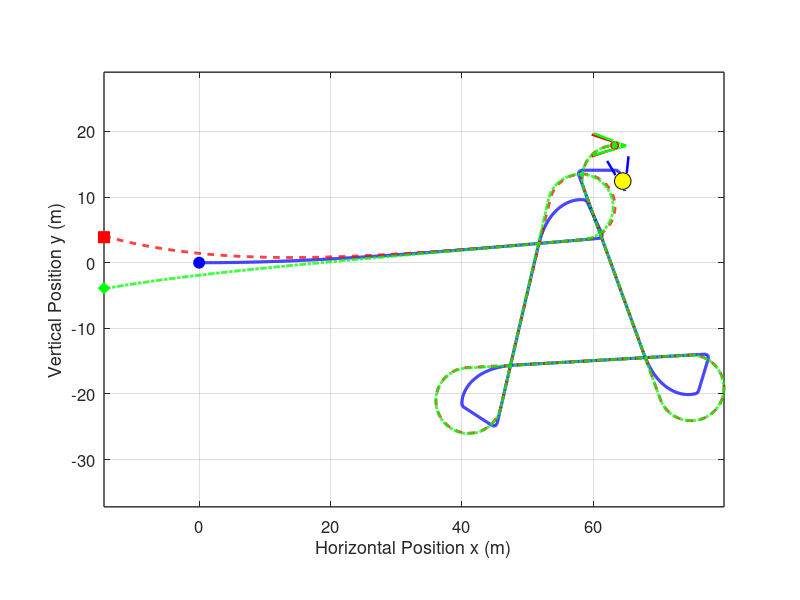

This figure's MATLAB source: (Note: this script raises an error after producing the figure.)
% strategy_2_realistic_radius.m
% Part 2: Cooperative Pair Hunting (Pure Pursuit + Lead Pursuit Pincer)
clear; clc; close all;
addpath(fileparts(mfilename('fullpath')));

%% 1. Model Parameters
v_p = 60 / 3.6;          % Pursuer speed (16.67 m/s)
v_e = 50 / 3.6;          % Evader speed (13.89 m/s)
R_p = 5.0;               % Pursuer min turning radius (m) - Realistic biological limit
R_e = 0.5;               % Evader min turning radius (m)

w_p_max = v_p / R_p;     % Max angular velocity of pursuer (3.33 rad/s)
w_e_max = v_e / R_e;     % Max angular velocity of evader (27.78 rad/s)

l_cap = 1.0;             % Capture radius (m)
r_det = 25.0;            % Initial detection distance (m) [15, 50]
r_jink = 2.5;            % Critical jink distance (m) - Set to optimal
tau_max = 0.6;           % Max look-ahead time for P2 lead pursuit (s)
T_max = 15.0;            % Raptor stamina limit (s)
dt = 0.005;              % Time step (s)
N = round(T_max / dt);
start_distances = [15, 20, 25, 30, 35];
flank_angles = deg2rad([15, 20, 25, 30, 35]);
strategy_root = fileparts(fileparts(mfilename('fullpath')));
plot_folder = fullfile(strategy_root, 'plots', 'realistic');
animation_folder = fullfile(strategy_root, 'animations', 'realistic');
if ~exist(plot_folder, 'dir')
    mkdir(plot_folder);
end
if ~exist(animation_folder, 'dir')
    mkdir(animation_folder);
end
final_capture_times = zeros(1, numel(start_distances));

for scenario = 1:5
r_det = start_distances(scenario);
%% 2. Initial Conditions (t = 0)
alpha = flank_angles(scenario);

% Preallocate state arrays
x_E  = zeros(1, N); y_E  = zeros(1, N); theta_E  = zeros(1, N);
x_P1 = zeros(1, N); y_P1 = zeros(1, N); theta_P1 = zeros(1, N);
x_P2 = zeros(1, N); y_P2 = zeros(1, N); theta_P2 = zeros(1, N);
d1 = zeros(1, N); d2 = zeros(1, N);
t_vec = (0:N-1) * dt;

% Evader starts at origin facing +x
x_E(1) = 0; y_E(1) = 0; theta_E(1) = 0;

% Pursuer 1 (Top/Left Flank) & Pursuer 2 (Bottom/Right Flank)
x_P1(1) = -r_det * cos(alpha);  y_P1(1) =  r_det * sin(alpha);  theta_P1(1) = 0;
x_P2(1) = -r_det * cos(-alpha); y_P2(1) =  r_det * sin(-alpha); theta_P2(1) = 0;

captured = false;
end_idx = N;

% Evasion state variables
is_jinking = false;
theta_target = 0;
optimal_angle = deg2rad(110); % Optimal inside cut angle found via sweep

%% 3. Time-Stepping Simulation Loop (Forward Euler)
for k = 1:N-1
    d1(k) = hypot(x_E(k) - x_P1(k), y_E(k) - y_P1(k));
    d2(k) = hypot(x_E(k) - x_P2(k), y_E(k) - y_P2(k));
    
    if min(d1(k), d2(k)) <= l_cap
        captured = true;
        end_idx = k;
        break;
    end
    
    % --- Pursuer 1 Control: Pure Pursuit (Direct Line-of-Sight) ---
    theta_LOS1 = atan2(y_E(k) - y_P1(k), x_E(k) - x_P1(k));
    dtheta_P1 = atan2(sin(theta_LOS1 - theta_P1(k)), cos(theta_LOS1 - theta_P1(k)));
    if abs(dtheta_P1) <= w_p_max * dt
        w_P1 = dtheta_P1 / dt;
    else
        w_P1 = w_p_max * sign(dtheta_P1);
    end
    
    % --- Pursuer 2 Control: Cooperative Lead Pursuit ---
    tau = min(tau_max, d2(k) / v_p);
    x_lead = x_E(k) + tau * v_e * cos(theta_E(k));
    y_lead = y_E(k) + tau * v_e * sin(theta_E(k));
    
    theta_LOS2 = atan2(y_lead - y_P2(k), x_lead - x_P2(k));
    dtheta_P2 = atan2(sin(theta_LOS2 - theta_P2(k)), cos(theta_LOS2 - theta_P2(k)));
    if abs(dtheta_P2) <= w_p_max * dt
        w_P2 = dtheta_P2 / dt;
    else
        w_P2 = w_p_max * sign(dtheta_P2);
    end
    
    % --- Evader Control (Inside Cut with Reset) ---
    if is_jinking && min(d1(k), d2(k)) > (r_jink + 1.5)
        is_jinking = false; % Reset to flee mode once raptor overshoots
    end

    if ~is_jinking && (d1(k) <= r_jink || d2(k) <= r_jink)
        is_jinking = true;
        if d1(k) <= d2(k)
            % Threat is P1. Inside cut 110 degrees relative to P1.
            theta_target = theta_LOS1 + optimal_angle; 
        else
            % Threat is P2. Inside cut 110 degrees relative to P2.
            theta_target = theta_LOS2 - optimal_angle; 
        end
    end

    if is_jinking
        dtheta_E = atan2(sin(theta_target - theta_E(k)), cos(theta_target - theta_E(k)));
        if abs(dtheta_E) <= w_e_max * dt
            w_E = dtheta_E / dt;
        else
            w_E = w_e_max * sign(dtheta_E);
        end
    else
        % When safe, flee along the threat bisector
        vx_threat = (x_E(k) - x_P1(k))/d1(k) + (x_E(k) - x_P2(k))/d2(k);
        vy_threat = (y_E(k) - y_P1(k))/d1(k) + (y_E(k) - y_P2(k))/d2(k);
        theta_flee = atan2(vy_threat, vx_threat);
        dtheta_E = atan2(sin(theta_flee - theta_E(k)), cos(theta_flee - theta_E(k)));
        if abs(dtheta_E) <= w_e_max * dt
            w_E = dtheta_E / dt;
        else
            w_E = w_e_max * sign(dtheta_E);
        end
    end
    
    % --- Euler Kinematic Updates ---
    x_P1(k+1) = x_P1(k) + v_p * cos(theta_P1(k)) * dt;
    y_P1(k+1) = y_P1(k) + v_p * sin(theta_P1(k)) * dt;
    theta_P1(k+1) = theta_P1(k) + w_P1 * dt;
    
    x_P2(k+1) = x_P2(k) + v_p * cos(theta_P2(k)) * dt;
    y_P2(k+1) = y_P2(k) + v_p * sin(theta_P2(k)) * dt;
    theta_P2(k+1) = theta_P2(k) + w_P2 * dt;
    
    x_E(k+1) = x_E(k) + v_e * cos(theta_E(k)) * dt;
    y_E(k+1) = y_E(k) + v_e * sin(theta_E(k)) * dt;
    theta_E(k+1) = theta_E(k) + w_E * dt;
end

d1(end_idx) = hypot(x_E(end_idx) - x_P1(end_idx), y_E(end_idx) - y_P1(end_idx));
d2(end_idx) = hypot(x_E(end_idx) - x_P2(end_idx), y_E(end_idx) - y_P2(end_idx));
final_capture_times(scenario) = t_vec(end_idx);

%% 4. Figure 1: Combined 2D Trajectory Plot (All 3 Players on Same Axis)
figure('Color', 'w', 'Position', [80, 80, 1050, 700]);
hold on; grid on; axis equal;

% Plot all 3 trajectories on the same axis
plot(x_E(1:end_idx),  y_E(1:end_idx),  'b-',  'LineWidth', 2.2, 'DisplayName', 'Evader (E)');
plot(x_P1(1:end_idx), y_P1(1:end_idx), 'r--', 'LineWidth', 2.0, 'DisplayName', 'Raptor 1 (P_1 - Pure Pursuit)');
plot(x_P2(1:end_idx), y_P2(1:end_idx), 'g-.', 'LineWidth', 2.0, 'DisplayName', 'Raptor 2 (P_2 - Lead Pursuit)');



% Plot Start Positions (t = 0)
plot(x_E(1),  y_E(1),  'bo', 'MarkerSize', 8, 'MarkerFaceColor', 'b', 'HandleVisibility', 'off');
plot(x_P1(1), y_P1(1), 'rs', 'MarkerSize', 8, 'MarkerFaceColor', 'r', 'HandleVisibility', 'off');
plot(x_P2(1), y_P2(1), 'gd', 'MarkerSize', 8, 'MarkerFaceColor', 'g', 'HandleVisibility', 'off');

% Plot Final/Capture Positions
plot(x_E(end_idx),  y_E(end_idx),  'ko', 'MarkerSize', 12, ...
    'MarkerFaceColor', 'y', 'DisplayName', 'Capture Point / End of Chase');
plot(x_P1(end_idx), y_P1(end_idx), 'ro', 'MarkerSize', 6, 'MarkerFaceColor', 'r', 'HandleVisibility', 'off');
plot(x_P2(end_idx), y_P2(end_idx), 'go', 'MarkerSize', 6, 'MarkerFaceColor', 'g', 'HandleVisibility', 'off');

% Plot Capture Radius Circle around Evader's Final Position
th_circ = linspace(0, 2*pi, 100);
plot(x_E(end_idx) + l_cap*cos(th_circ), y_E(end_idx) + l_cap*sin(th_circ), ...
    'm--', 'LineWidth', 2.2, 'DisplayName', 'Capture Radius (1.0 m)');

% Show each player's final heading as a single colored arrow.
quiver(x_E(end_idx), y_E(end_idx), cos(theta_E(end_idx)), sin(theta_E(end_idx)), ...
    1.5, 'b', 'LineWidth', 1.8, 'MaxHeadSize', 2, 'HandleVisibility', 'off');
quiver(x_P1(end_idx), y_P1(end_idx), cos(theta_P1(end_idx)), sin(theta_P1(end_idx)), ...
    1.5, 'r', 'LineWidth', 1.8, 'MaxHeadSize', 2, 'HandleVisibility', 'off');
quiver(x_P2(end_idx), y_P2(end_idx), cos(theta_P2(end_idx)), sin(theta_P2(end_idx)), ...
    1.5, 'g', 'LineWidth', 1.8, 'MaxHeadSize', 2, 'HandleVisibility', 'off');

set(gca, 'FontSize', 12, 'LineWidth', 1.0, 'Box', 'on');
xlabel('Horizontal Position x (m)', 'FontSize', 13);
ylabel('Vertical Position y (m)', 'FontSize', 13);
title(sprintf('Part 2: Pair Hunting Trajectories (r_{det} = %.0f m, t_{final} = %.2f s, Min Dist = %.2f m)', ...
    r_det, t_vec(end_idx), min([d1(1:end_idx), d2(1:end_idx)], [], 'all')), 'FontSize', 14);
legend('Location', 'best');
exportgraphics(gcf, fullfile(plot_folder, sprintf('scenario_%d_trajectory.png', scenario)), 'Resolution', 200);
create_trajectory_animation_2(t_vec(1:end_idx), x_E(1:end_idx), y_E(1:end_idx), ...
    theta_E(1:end_idx), x_P1(1:end_idx), y_P1(1:end_idx), theta_P1(1:end_idx), ...
    x_P2(1:end_idx), y_P2(1:end_idx), theta_P2(1:end_idx), r_det, l_cap, ...
    fullfile(animation_folder, sprintf('scenario_%d.mp4', scenario)));

%% 5. Figure 2: Separation Distance Plot
figure('Color', 'w', 'Position', [180, 120, 850, 550]);
hold on; grid on;
plot(t_vec(1:end_idx), d1(1:end_idx), 'r-', 'LineWidth', 1.8, 'DisplayName', 'd_1(t) (Raptor 1)');
plot(t_vec(1:end_idx), d2(1:end_idx), 'g-', 'LineWidth', 1.8, 'DisplayName', 'd_2(t) (Raptor 2)');
yline(l_cap, 'k--', 'Capture Threshold (l = 1.0 m)', 'LineWidth', 1.5, 'HandleVisibility', 'off');
yline(r_jink, 'b:', sprintf('Jink Trigger (r_{jink} = %.1f m)', r_jink), 'LineWidth', 1.5, 'HandleVisibility', 'off');
set(gca, 'FontSize', 12, 'LineWidth', 1.0, 'Box', 'on');
xlabel('Time t (s)', 'FontSize', 13);
ylabel('Distance to Prey (m)', 'FontSize', 13);
title(sprintf('Part 2: Pair Separation Distances vs. Time (t_{final} = %.2f s)', ...
    final_capture_times(scenario)), 'FontSize', 14);
legend('Location', 'southoutside', 'NumColumns', 2);
exportgraphics(gcf, fullfile(plot_folder, sprintf('scenario_%d_separation.png', scenario)), 'Resolution', 200);
close all;
end

%% 6. Jink-Distance Sweep: Capture Time Histogram
jink_distances = 1.0:0.25:8.0;
capture_times = zeros(5, numel(jink_distances));

for scenario = 1:5
    for j = 1:numel(jink_distances)
        capture_times(scenario, j) = simulate_capture_time( ...
            start_distances(scenario), flank_angles(scenario), ...
            jink_distances(j), v_p, v_e, R_p, R_e, l_cap, ...
            tau_max, T_max, dt);
    end
end

figure('Color', 'w', 'Position', [80, 80, 1200, 850]);
for scenario = 1:5
    subplot(3, 2, scenario);
    bar(jink_distances, capture_times(scenario, :), 1.0, ...
        'FaceColor', [0.25, 0.65, 0.35], 'EdgeColor', 'none');
    hold on; grid on;

    [max_capture_time, max_idx] = max(capture_times(scenario, :));
    plot(jink_distances(max_idx), max_capture_time, 'r^', ...
        'MarkerSize', 9, 'MarkerFaceColor', 'r');
    xline(jink_distances(max_idx), 'r--', 'LineWidth', 1.2);

    xlabel('Jink distance (m)');
    ylabel('Capture time (s)');
    title(sprintf('Scenario %d (r_{det} = %.0f m, t_{final} = %.2f s)', ...
        scenario, start_distances(scenario), final_capture_times(scenario)));
    legend('Capture time', sprintf('Maximum: %.2f m', jink_distances(max_idx)), ...
        'Location', 'best');
    set(gca, 'FontSize', 10, 'Box', 'on');
end

sgtitle('Strategy 2: Capture Time for a Range of Jink Distances (final times shown per scenario)');
exportgraphics(gcf, fullfile(plot_folder, 'jink_distance_capture_time.png'), ...
    'Resolution', 200);
close all;

fprintf('Strategy 2 maximum capture times by scenario:\n');
for scenario = 1:5
    [max_capture_time, max_idx] = max(capture_times(scenario, :));
    fprintf('  Scenario %d: %.2f m jink distance -> %.2f s capture time\n', ...
        scenario, jink_distances(max_idx), max_capture_time);
end

%% 7. Jink-Angle Sweep: Capture Time Histogram
angle_offsets = deg2rad(0:5:180);
angle_capture_times = zeros(5, numel(angle_offsets));

for scenario = 1:5
    for j = 1:numel(angle_offsets)
        angle_capture_times(scenario, j) = simulate_capture_time_angle( ...
            start_distances(scenario), flank_angles(scenario), r_jink, ...
            angle_offsets(j), v_p, v_e, R_p, R_e, l_cap, tau_max, ...
            T_max, dt);
    end
end

figure('Color', 'w', 'Position', [80, 80, 1200, 850]);
for scenario = 1:5
    subplot(3, 2, scenario);
    bar(rad2deg(angle_offsets), angle_capture_times(scenario, :), 1.0, ...
        'FaceColor', [0.75, 0.45, 0.20], 'EdgeColor', 'none');
    hold on; grid on;

    [max_capture_time, max_idx] = max(angle_capture_times(scenario, :));
    plot(rad2deg(angle_offsets(max_idx)), max_capture_time, 'r^', ...
        'MarkerSize', 9, 'MarkerFaceColor', 'r');
    xline(rad2deg(angle_offsets(max_idx)), 'r--', 'LineWidth', 1.2);

    xlabel('Jink angle offset (degrees)');
    ylabel('Capture time (s)');
    title(sprintf('Scenario %d (r_{det} = %.0f m, t_{final} = %.2f s)', ...
        scenario, start_distances(scenario), final_capture_times(scenario)));
    legend('Capture time', sprintf('Maximum: %.0f deg', ...
        rad2deg(angle_offsets(max_idx))), 'Location', 'best');
    set(gca, 'FontSize', 10, 'Box', 'on');
end

sgtitle(sprintf('Strategy 2: Capture Time by Jink Angle (r_{jink} = %.1f m)', ...
    r_jink));
exportgraphics(gcf, fullfile(plot_folder, 'jink_angle_capture_time.png'), ...
    'Resolution', 200);
close all;

fprintf('Strategy 2 maximum capture angles by scenario:\n');
for scenario = 1:5
    [max_capture_time, max_idx] = max(angle_capture_times(scenario, :));
    fprintf('  Scenario %d: %.0f degree angle -> %.2f s capture time\n', ...
        scenario, rad2deg(angle_offsets(max_idx)), max_capture_time);
end

function capture_time = simulate_capture_time(r_det, alpha, r_jink, ...
    v_p, v_e, R_p, R_e, l_cap, tau_max, T_max, dt)
    w_p_max = v_p / R_p;
    w_e_max = v_e / R_e;
    N = round(T_max / dt);

    x_E = 0; y_E = 0; theta_E = 0;
    x_P1 = -r_det * cos(alpha); y_P1 = r_det * sin(alpha); theta_P1 = 0;
    x_P2 = -r_det * cos(-alpha); y_P2 = r_det * sin(-alpha); theta_P2 = 0;
    capture_time = T_max;
    
    is_jinking = false;
    theta_target = 0;

    for k = 1:N-1
        d1 = hypot(x_E - x_P1, y_E - y_P1);
        d2 = hypot(x_E - x_P2, y_E - y_P2);
        if min(d1, d2) <= l_cap
            capture_time = (k - 1) * dt;
            return;
        end

        theta_LOS1 = atan2(y_E - y_P1, x_E - x_P1);
        dtheta_P1 = atan2(sin(theta_LOS1 - theta_P1), cos(theta_LOS1 - theta_P1));
        if abs(dtheta_P1) <= w_p_max * dt
            w_P1 = dtheta_P1 / dt;
        else
            w_P1 = w_p_max * sign(dtheta_P1);
        end

        tau = min(tau_max, d2 / v_p);
        x_lead = x_E + tau * v_e * cos(theta_E);
        y_lead = y_E + tau * v_e * sin(theta_E);
        theta_LOS2 = atan2(y_lead - y_P2, x_lead - x_P2);
        dtheta_P2 = atan2(sin(theta_LOS2 - theta_P2), cos(theta_LOS2 - theta_P2));
        if abs(dtheta_P2) <= w_p_max * dt
            w_P2 = dtheta_P2 / dt;
        else
            w_P2 = w_p_max * sign(dtheta_P2);
        end

        % --- Evader Control (Inside Cut with Reset) ---
        if is_jinking && min(d1, d2) > (r_jink + 1.5)
            is_jinking = false; % Reset when safe
        end

        if ~is_jinking && (d1 <= r_jink || d2 <= r_jink)
            is_jinking = true;
            if d1 <= d2
                % Threat is P1. Inside cut 110 degrees relative to P1.
                theta_target = theta_LOS1 + deg2rad(110); 
            else
                % Threat is P2. Inside cut 110 degrees relative to P2.
                theta_target = theta_LOS2 - deg2rad(110); 
            end
        end

        if is_jinking
            dtheta_E = atan2(sin(theta_target - theta_E), cos(theta_target - theta_E));
            if abs(dtheta_E) <= w_e_max * dt
                w_E = dtheta_E / dt;
            else
                w_E = w_e_max * sign(dtheta_E);
            end
        else
            vx_threat = (x_E - x_P1) / d1 + (x_E - x_P2) / d2;
            vy_threat = (y_E - y_P1) / d1 + (y_E - y_P2) / d2;
            theta_flee = atan2(vy_threat, vx_threat);
            dtheta_E = atan2(sin(theta_flee - theta_E), cos(theta_flee - theta_E));
            if abs(dtheta_E) <= w_e_max * dt
                w_E = dtheta_E / dt;
            else
                w_E = w_e_max * sign(dtheta_E);
            end
        end

        x_P1 = x_P1 + v_p * cos(theta_P1) * dt;
        y_P1 = y_P1 + v_p * sin(theta_P1) * dt;
        theta_P1 = theta_P1 + w_P1 * dt;
        x_P2 = x_P2 + v_p * cos(theta_P2) * dt;
        y_P2 = y_P2 + v_p * sin(theta_P2) * dt;
        theta_P2 = theta_P2 + w_P2 * dt;
        x_E = x_E + v_e * cos(theta_E) * dt;
        y_E = y_E + v_e * sin(theta_E) * dt;
        theta_E = theta_E + w_E * dt;
    end
end

function capture_time = simulate_capture_time_angle(r_det, alpha, r_jink, ...
    angle_offset, v_p, v_e, R_p, R_e, l_cap, tau_max, T_max, dt)
    w_p_max = v_p / R_p;
    w_e_max = v_e / R_e;
    N = round(T_max / dt);

    x_E = 0; y_E = 0; theta_E = 0;
    x_P1 = -r_det * cos(alpha); y_P1 = r_det * sin(alpha); theta_P1 = 0;
    x_P2 = -r_det * cos(-alpha); y_P2 = r_det * sin(-alpha); theta_P2 = 0;
    capture_time = T_max;
    
    is_jinking = false;
    theta_target = 0;

    for k = 1:N-1
        d1 = hypot(x_E - x_P1, y_E - y_P1);
        d2 = hypot(x_E - x_P2, y_E - y_P2);
        if min(d1, d2) <= l_cap
            capture_time = (k - 1) * dt;
            return;
        end

        theta_LOS1 = atan2(y_E - y_P1, x_E - x_P1);
        dtheta_P1 = atan2(sin(theta_LOS1 - theta_P1), cos(theta_LOS1 - theta_P1));
        if abs(dtheta_P1) <= w_p_max * dt
            w_P1 = dtheta_P1 / dt;
        else
            w_P1 = w_p_max * sign(dtheta_P1);
        end

        tau = min(tau_max, d2 / v_p);
        x_lead = x_E + tau * v_e * cos(theta_E);
        y_lead = y_E + tau * v_e * sin(theta_E);
        theta_LOS2 = atan2(y_lead - y_P2, x_lead - x_P2);
        dtheta_P2 = atan2(sin(theta_LOS2 - theta_P2), cos(theta_LOS2 - theta_P2));
        if abs(dtheta_P2) <= w_p_max * dt
            w_P2 = dtheta_P2 / dt;
        else
            w_P2 = w_p_max * sign(dtheta_P2);
        end

        % --- Evader Control (Angle Sweep with Reset) ---
        if is_jinking && min(d1, d2) > (r_jink + 1.5)
            is_jinking = false;
        end

        if ~is_jinking && (d1 <= r_jink || d2 <= r_jink)
            is_jinking = true;
            if d1 <= d2
                theta_target = theta_LOS1 + angle_offset;
            else
                theta_target = theta_LOS2 - angle_offset;
            end
        end

        if is_jinking
            dtheta_E = atan2(sin(theta_target - theta_E), cos(theta_target - theta_E));
            if abs(dtheta_E) <= w_e_max * dt
                w_E = dtheta_E / dt;
            else
                w_E = w_e_max * sign(dtheta_E);
            end
        else
            vx_threat = (x_E - x_P1) / d1 + (x_E - x_P2) / d2;
            vy_threat = (y_E - y_P1) / d1 + (y_E - y_P2) / d2;
            theta_flee = atan2(vy_threat, vx_threat);
            dtheta_E = atan2(sin(theta_flee - theta_E), cos(theta_flee - theta_E));
            if abs(dtheta_E) <= w_e_max * dt
                w_E = dtheta_E / dt;
            else
                w_E = w_e_max * sign(dtheta_E);
            end
        end

        x_P1 = x_P1 + v_p * cos(theta_P1) * dt;
        y_P1 = y_P1 + v_p * sin(theta_P1) * dt;
        theta_P1 = theta_P1 + w_P1 * dt;
        x_P2 = x_P2 + v_p * cos(theta_P2) * dt;
        y_P2 = y_P2 + v_p * sin(theta_P2) * dt;
        theta_P2 = theta_P2 + w_P2 * dt;
        x_E = x_E + v_e * cos(theta_E) * dt;
        y_E = y_E + v_e * sin(theta_E) * dt;
        theta_E = theta_E + w_E * dt;
    end
end
